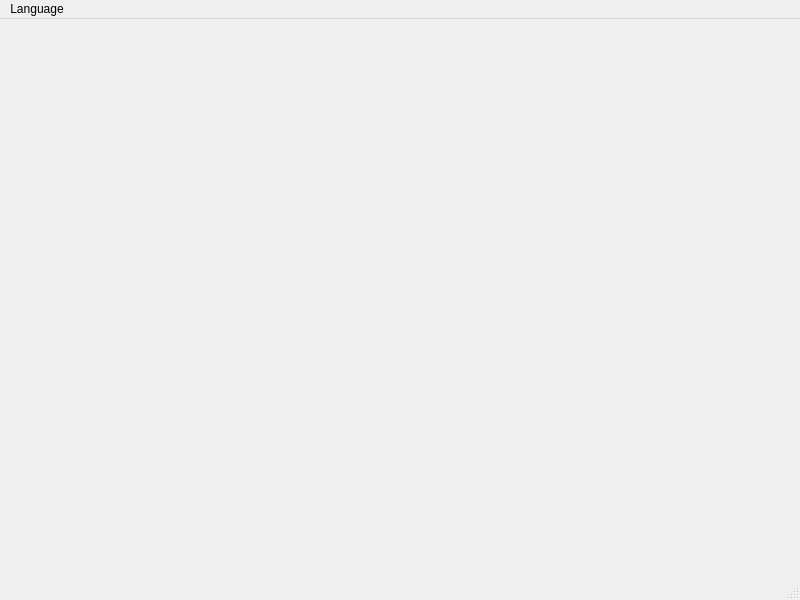
<?xml version="1.0" encoding="UTF-8"?>
<ui version="4.0">
 <class>MainWindow</class>
 <widget class="QMainWindow" name="MainWindow">
  <property name="geometry">
   <rect>
    <x>0</x>
    <y>0</y>
    <width>800</width>
    <height>600</height>
   </rect>
  </property>
  <property name="windowTitle">
   <string>MainWindow</string>
  </property>
  <widget class="QWidget" name="centralwidget"/>
  <widget class="QMenuBar" name="menubar">
   <property name="geometry">
    <rect>
     <x>0</x>
     <y>0</y>
     <width>800</width>
     <height>21</height>
    </rect>
   </property>
   <widget class="QMenu" name="menuLanguage">
    <property name="title">
     <string>Language</string>
    </property>
   </widget>
   <addaction name="menuLanguage"/>
  </widget>
  <widget class="QStatusBar" name="statusbar"/>
 </widget>
 <resources/>
 <connections/>
</ui>
